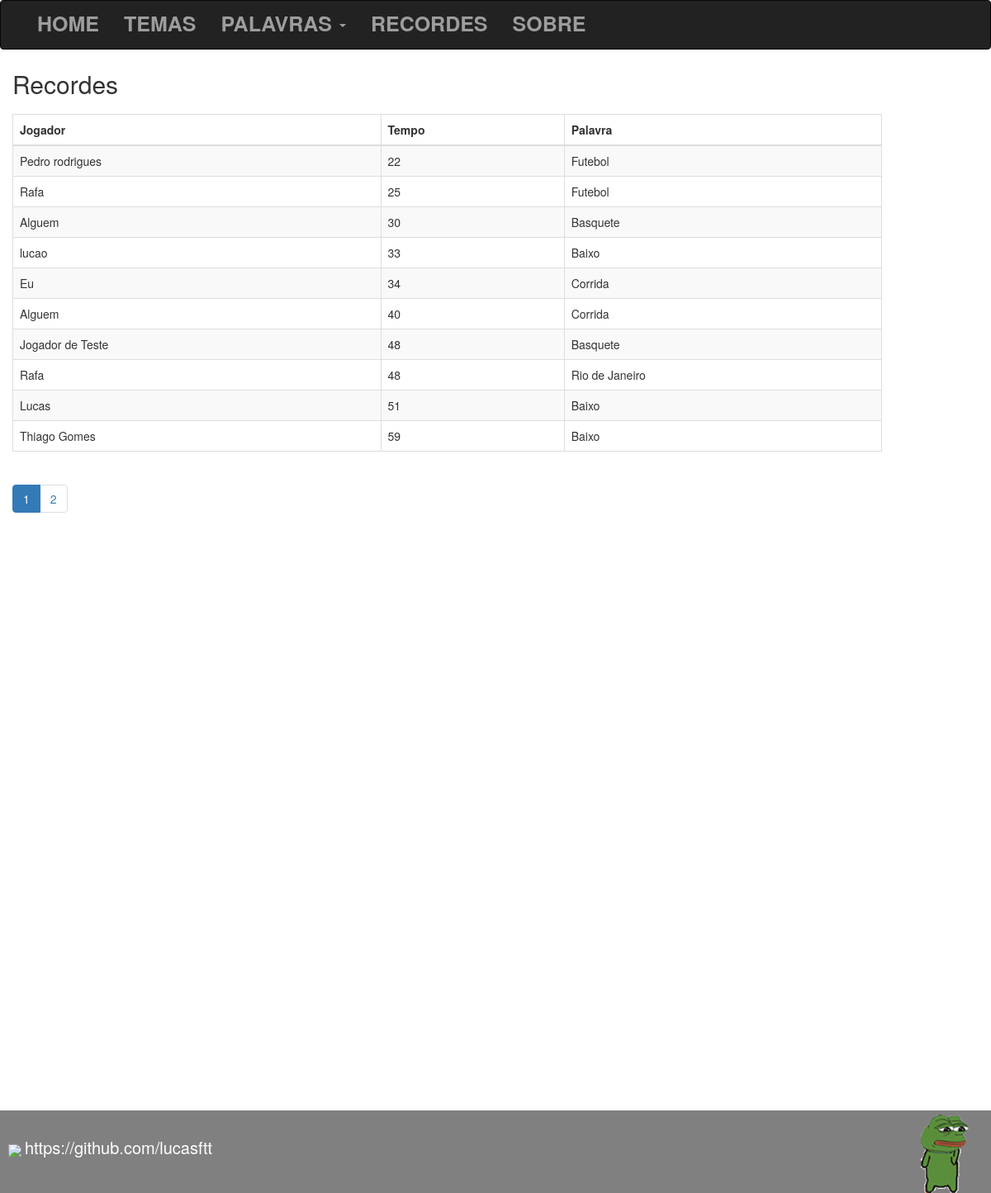
The page /recordes on the database its author committed.
### tables this page shows
CREATE TABLE IF NOT EXISTS `recordes` (
  `id` int(11) NOT NULL AUTO_INCREMENT,
  `jogador` varchar(100) NOT NULL,
  `tempo` int(11) NOT NULL,
  `id_palavra` int(11) NOT NULL,
  PRIMARY KEY (`id`)
);

### core/controller.php (called while the page is built, shortened)
<?php
class controller{
	public function loadTemplate($viewName,$viewData = array()){
		include 'views/template.php';
	}
	public function loadViewInTemplate($viewName,$viewData = array()){
		extract($viewData);
		include "views/".$viewName.".php";
	}
}
?>

### controllers/recordesController.php (called while the page is built, shortened)
<?php
class recordesController extends controller{
	public function index(){
		$dados = array();
		$recordes = new recordes();
		$inicio = 0;
		$qtd = 10;
		$dados['q'] = 1;
		$dados['recordes'] = $recordes->getRecordes($inicio,$qtd);
		$dados['total'] = $recordes->getTotal();
		if($dados['total'] > 0){
			$dados['total'] = ceil(($dados['total'] / $qtd));
		}
		$this->loadTemplate('recordes',$dados);
	}
}
?>

### core/Core.php (called while the page is built, shortened)
<?php
class Core{
	public function run(){
		$url = explode("index.php",$_SERVER['PHP_SELF']);
		$url = end($url);
		$params = array();
		if(!empty($url) && $url !='/'){
			$url = explode("/", $url);
			array_shift($url);
			array_shift($url);
			if(isset($url[0]) && !empty($url[0])){
				$currentAction = $url[0];
				array_shift($url);
			}
			else{
				$currentAction = "index";
			}
		}
		else{
			$currentController = "homeController";
			$currentAction = "index";
		}
		require_once "core/controller.php";
		$c = new $currentController();
		call_user_func_array(array($c,$currentAction), $params);
	}
}
?>

### index.php (called while the page is built, shortened)
<?php
require "config.php";
$core = new Core();
$core->run();
?>

### config.php (called while the page is built, shortened)
<?php
$config = array();
if(ENVIRONMENT == "development"){
	$config['dbname'] = "sapo";
	$config['host'] = "localhost";
	$config['dbuser'] = "root";
	$config['dbpass'] = "";
}
else{
	$config['dbname'] = "epiz_20722867_sapo";
	$config['host'] = "sql313.epizy.com";
	$config['dbuser'] = "epiz_20722867";
	$config['dbpass'] = "ZVPXNoJT2K";
}
?>

### core/model.php (called while the page is built, shortened)
<?php
class model{
	public function __construct(){
		global $config;
		$this->db = new PDO("mysql:dbname=".$config['dbname'].";host=".$config['host'],
			$config['dbuser'],$config['dbpass']);
	}
}
?>

### models/recordes.php (called while the page is built, shortened)
<?php
class recordes extends model{
	public function getRecordes($inicio,$qtd){
		$array = array();
		$sql = "SELECT *, (select nome from palavras where recordes.id_palavra = palavras.id) as palavra FROM recordes ORDER BY tempo LIMIT $inicio, $qtd ";
		$sql = $this->db->query($sql);
		if($sql->rowCount() > 0){
			$array = $sql->fetchAll();
		}
		return $array;
	}
}
?>

### views/recordes.php (the view)
<h2>Recordes</h2><br>
<table class="table table-bordered table-striped table-hover" style="width: 50%">
	<thead>
		<tr>
			<td ><strong>Jogador</strong></td>
			<td><strong>Tempo</strong></td>
			<td><strong>Palavra</strong></td>
		</tr>
	</thead>
	<tbody>
		<?php foreach($recordes as $rec): ?>
			<tr>
				<td><?php echo $rec['jogador']; ?></td>
				<td><?php echo $rec['tempo']; ?></td>
				<td><?php echo $rec['palavra']; ?></td>
			</tr>
		<?php endforeach; ?>
	</tbody>
</table>
<ul class="pagination">
	<?php for($i=1; $i <= $total; $i++): ?>
		<li class="<?php echo ($q == $i)? 'active':''; ?>"><a href="/recordes?q=<?php echo $i; ?>"><?php echo $i; ?></a></li>
	<?php endfor; ?>
</ul>

### views/template.php (shortened to what this page needs)
<!DOCTYPE html>
<html>
<head>
	<link rel="stylesheet" type="text/css" href="/assets/css/bootstrap.min.css">
	<link rel="stylesheet" type="text/css" href="/assets/css/style.css">
</head>
<body>
	<div class="navbar navbar-inverse" >
		<div class="container" style="font-weight: bold;font-size: 18px;">
			<ul class="nav navbar-nav" id="navbar">
				<li><a href="/" >HOME</a></li>
				<li><a href="/temas">TEMAS</a></li>
				<li class="dropdown">
					<a href="" class="dropdown-toggle" data-toggle="dropdown">PALAVRAS <span class="caret"></span></a>
				</li>
				<li><a href="/recordes">RECORDES</a></li>
				<li><a href="/sobre">SOBRE</a></li>
			</ul>
		</div>
	</div>
	<div class="container-fluid" style="margin-top: 25px;" id="template">
		<?php $this->loadViewInTemplate($viewName,$viewData); ?>
	</div>
	<div class="rodape">
			<img src="/assets/images/git.png" id="imgGit">
			<a href="https://github.com/lucasftt" style="line-height: 90px;color: white;font-size: 20px">https://github.com/lucasftt</a>
			<img src="/assets/images/tenor.gif" style="height: 100px;float: right;margin-right: 20px;" id="imgRodape">
	</div>
</body>
</html>

### assets/css/style.css (style rules this page uses)
.rodape { background-color: gray; width: 100%; height: 100px; margin-bottom: 0; margin-top: 10px; }
h2, h3 { margin: 0; padding: 0; }
#imgGit { height: 40px; margin-left: 10px; }
.table { min-width: 90%; }
@media only screen and (min-width: 770px) { #template { min-height: 1250px; } }
@media only screen and (min-width: 770px) { .navbar-inverse { height: 60px; } }
@media only screen and (min-width: 770px) { .navbar-inverse ul li a { font-size: 25px; line-height: 25px; } }

### rows shown on the page
recordes: jogador "Pedro rodrigues", tempo "22", palavra "Futebol"
recordes: jogador "Rafa", tempo "25", palavra "Futebol"
recordes: jogador "Alguem", tempo "30", palavra "Basquete"
recordes: jogador "lucao", tempo "33", palavra "Baixo"
recordes: jogador "Eu", tempo "34", palavra "Corrida"
recordes: jogador "Alguem", tempo "40", palavra "Corrida"
recordes: jogador "Jogador de Teste", tempo "48", palavra "Basquete"
recordes: jogador "Rafa", tempo "48", palavra "Rio de Janeiro"
recordes: jogador "Lucas", tempo "51", palavra "Baixo"
recordes: jogador "Thiago Gomes", tempo "59", palavra "Baixo"
